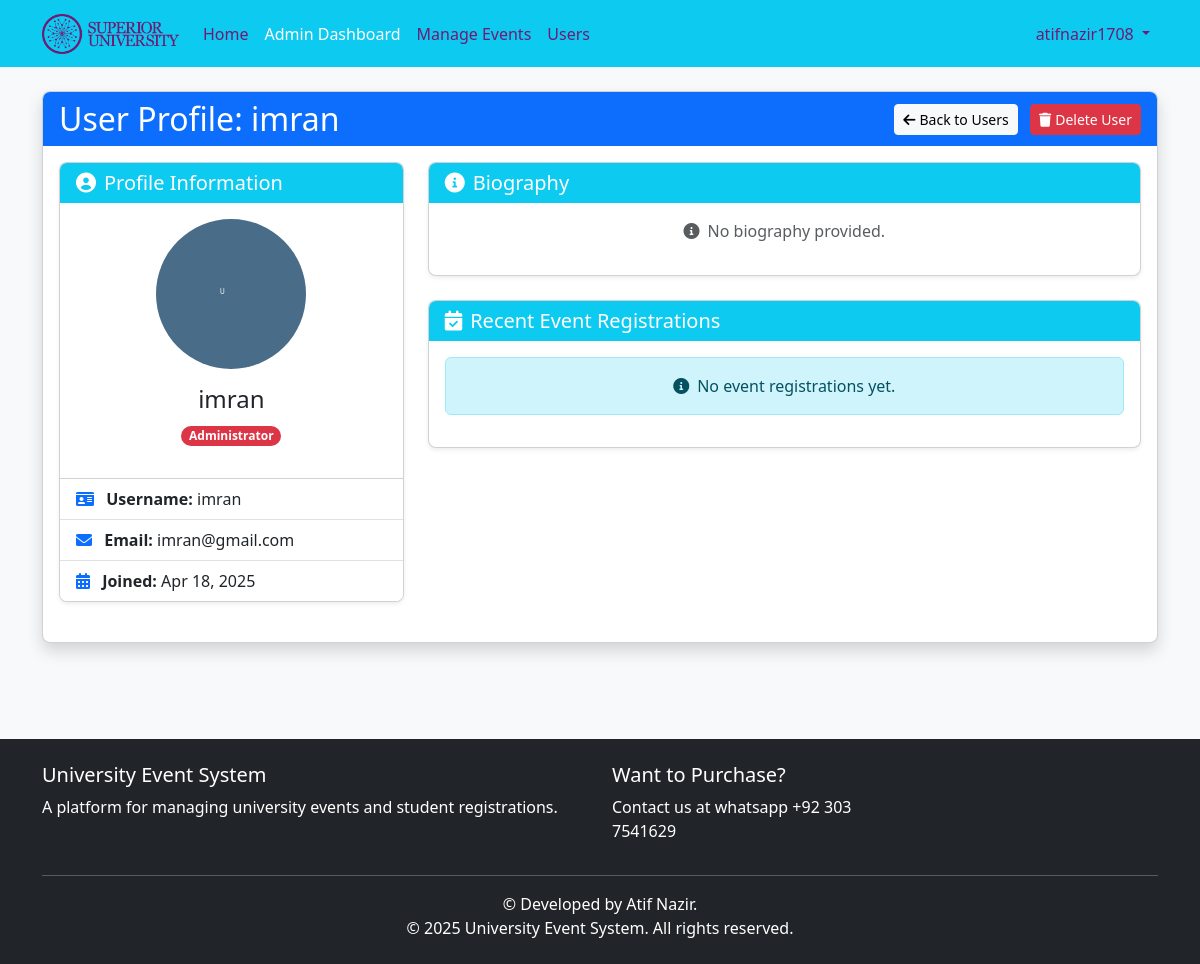
Page /admin/users/3 (signed in) on the committed database.
### app/models.py (models this page shows, shortened)
class User(db.Model, UserMixin):
    id = db.Column(db.Integer, primary_key=True)
    username = db.Column(db.String(64), unique=True, nullable=False)
    full_name = db.Column(db.String(100), nullable=True)  # New field for full name
    email = db.Column(db.String(120), unique=True, nullable=False)
    password_hash = db.Column(db.String(128), nullable=False)
    role = db.Column(db.String(20), nullable=False, default='student')
    student_id = db.Column(db.String(100), nullable=True)  # New field for student ID
    profile_image = db.Column(db.String(200), nullable=True)  # New field for profile picture URL
    department = db.Column(db.String(100), nullable=True)  # Department
    bio = db.Column(db.String(500), nullable=True)  # Optional bio field
    created_at = db.Column(db.DateTime, default=datetime.utcnow)
    registrations = db.relationship('Registration', backref='user', lazy=True)
    def is_admin(self):
        return self.role == 'admin'

### app/routes/admin.py (the view)
@admin.route('/users/<int:user_id>')
@admin_required
def user_details(user_id):
    user = User.query.get_or_404(user_id)
    registrations = Registration.query.filter_by(user_id=user_id).\
        join(Event, Registration.event_id == Event.id).\
        order_by(Registration.registered_at.desc()).limit(5).all()
    now = datetime.utcnow()
    return render_template('admin/user_details.html',
                          title=f'User Profile: {user.username}',
                          user=user,
                          registrations=registrations,
                          now=now)

### app/models.py (called while the page is built)
@login_manager.user_loader
def load_user(user_id):
    return User.query.get(int(user_id))

### app/routes/admin.py (called while the page is built)
def get_new_registration_count():
    return Registration.query.filter_by(admin_viewed=False).count()

@admin.context_processor
def inject_new_registration_count():
    if current_user.is_authenticated and current_user.is_admin():
        return {'new_registration_count': get_new_registration_count()}
    return {'new_registration_count': 0}

### app/utils/helpers.py (called while the page is built)
def admin_required(f):
    @wraps(f)  # Add this line to preserve the original function name
    def decorated_function(*args, **kwargs):
        if not current_user.is_admin():
            abort(403)  # Forbidden if not an admin
        return f(*args, **kwargs)
    return decorated_function

### app/templates/admin/user_details.html (shortened to what this page needs)
{% extends "base.html" %}
{% block content %}
<div class="row mb-4">
    <div class="col-md-12">
        <div class="card shadow">
            <div class="card-header bg-primary text-white d-flex justify-content-between align-items-center">
                <h2 class="card-title mb-0">User Profile: {{ user.username }}</h2>
                <div>
                    <a href="{{ url_for('admin.users') }}" class="btn btn-light btn-sm me-2">
                        <i class="fas fa-arrow-left me-1"></i>Back to Users
                    </a>
                    {% if user.id != current_user.id %}
                    <button type="button" class="btn btn-danger btn-sm" data-bs-toggle="modal" data-bs-target="#deleteUserModal">
                        <i class="fas fa-trash me-1"></i>Delete User
                    </button>
                    {% endif %}
                </div>
            </div>
            <div class="card-body">
                <div class="row">
                    <div class="col-md-4">
                        <div class="card shadow-sm mb-4">
                            <div class="card-header bg-info text-white">
                                <h5 class="mb-0"><i class="fas fa-user-circle me-2"></i>Profile Information</h5>
                            </div>
                            <div class="card-body text-center">
                                <img src="{{ url_for('static', filename='profile_pics/' + (user.profile_image or 'default.jpg')) }}"
                                     alt="{{ user.username }}'s profile"
                                     class="img-fluid rounded-circle mb-3"
                                     style="width: 150px; height: 150px; object-fit: cover;">
                                <h4>{{ user.full_name or user.username }}</h4>
                                <p class="text-muted">
                                    {% if user.role == 'admin' %}
                                        <span class="badge bg-danger rounded-pill">Administrator</span>
                                    {% else %}
                                        <span class="badge bg-primary rounded-pill">Student</span>
                                    {% endif %}
                                </p>
                            </div>
                            <ul class="list-group list-group-flush">
                                <li class="list-group-item">
                                    <i class="fas fa-id-card me-2 text-primary"></i>
                                    <strong>Username:</strong> {{ user.username }}
                                </li>
                                <li class="list-group-item">
                                    <i class="fas fa-envelope me-2 text-primary"></i>
                                    <strong>Email:</strong> {{ user.email }}
                                </li>
                                <li class="list-group-item">
                                    <i class="fas fa-calendar-alt me-2 text-primary"></i>
                                    <strong>Joined:</strong> {{ user.created_at.strftime('%b %d, %Y') }}
                                </li>
                            </ul>
                        </div>
                    </div>
                    <div class="col-md-8">
                        <div class="card shadow-sm mb-4">
                            <div class="card-header bg-info text-white">
                                <h5 class="mb-0"><i class="fas fa-info-circle me-2"></i>Biography</h5>
                            </div>
                            <div class="card-body">
                                {% if user.bio %}
                                    <p>{{ user.bio }}</p>
                                {% else %}
                                    <p class="text-muted text-center">
                                        <i class="fas fa-info-circle me-2"></i>No biography provided.
                                    </p>
                                {% endif %}
                            </div>
                        </div>
                        <div class="card shadow-sm">
                            <div class="card-header bg-info text-white">
                                <h5 class="mb-0"><i class="fas fa-calendar-check me-2"></i>Recent Event Registrations</h5>
                            </div>
                            <div class="card-body">
                                {% if registrations %}
                                    <div class="table-responsive">
                                        <table class="table table-hover">
                                            <thead>
                                                <tr>
                                                    <th>Event</th>
                                                    <th>Date</th>
                                                    <th>Registered On</th>
                                                    <th>Status</th>
                                                </tr>
                                            </thead>
                                            <tbody>
                                                {% for registration in registrations %}
                                                <tr>
                                                    <td>
                                                        <a href="{{ url_for('admin.event_registrations', event_id=registration.event.id) }}">
                                                            {{ registration.event.title }}
                                                        </a>
                                                    </td>
                                                    <td>{{ registration.event.date.strftime('%b %d, %Y %H:%M') }}</td>
                                                    <td>{{ registration.registered_at.strftime('%b %d, %Y %H:%M') }}</td>
                                                    <td>
                                                        {% if registration.attended %}
                                                            <span class="badge bg-success rounded-pill">Attended</span>
                                                        {% else %}
                                                            {% if registration.event.date > now %}
                                                                <span class="badge bg-warning rounded-pill">Upcoming</span>
                                                            {% else %}
                                                                <span class="badge bg-secondary rounded-pill">Did Not Attend</span>
                                                            {% endif %}
                                                        {% endif %}
                                                    </td>
                                                </tr>
                                                {% endfor %}
                                            </tbody>
                                        </table>
                                    </div>
                                    <div class="text-center mt-3">
                                        <a href="#" class="btn btn-outline-primary btn-sm">
                                            <i class="fas fa-list me-1"></i>View All Registrations
                                        </a>
                                    </div>
                                {% else %}
                                    <div class="alert alert-info text-center">
                                        <i class="fas fa-info-circle me-2"></i>No event registrations yet.
                                    </div>
                                {% endif %}
                            </div>
                        </div>
                    </div>
                </div>
            </div>
        </div>
    </div>
</div>
{% endblock %}

### app/templates/base.html (shortened to what this page needs)
<!DOCTYPE html>
<html lang="en">
<head>
    <link href="https://cdn.jsdelivr.net/npm/bootstrap@5.3.0/dist/css/bootstrap.min.css" rel="stylesheet">
    <link href="https://cdnjs.cloudflare.com/ajax/libs/font-awesome/6.0.0/css/all.min.css" rel="stylesheet">
    <link rel="stylesheet" href="https://cdn.jsdelivr.net/npm/flatpickr/dist/flatpickr.min.css">
    <link rel="stylesheet" href="{{ url_for('static', filename='css/style.css') }}">
    <link rel="stylesheet" href="{{ url_for('static', filename='css/notification.css') }}">
</head>
<body>
    <header>
        <nav class="navbar navbar-expand-lg navbar-dark">
            <div class="container">
                <a class="navbar-brand" href="{{ url_for('main.home') }}">
                    <img src="{{ url_for('static', filename='images/university_logo.png') }}"
                         alt=""
                         height="40"
                         class="d-inline-block align-text-top"
                         onerror="this.style.display='none'; document.getElementById('brand-text').style.display='inline';">
                </a>
                <div class="collapse navbar-collapse" id="navbarNav">
                    <ul class="navbar-nav me-auto">
                        <li class="nav-item">
                            <a class="nav-link {% if request.endpoint == 'main.home' %}active{% endif %}" href="{{ url_for('main.home') }}">Home</a>
                        </li>
                        {% if current_user.is_authenticated %}
                            {% if current_user.is_admin() %}
                                <li class="nav-item">
                                    <a class="nav-link {% if request.endpoint.startswith('admin.') %}active{% endif %}" href="{{ url_for('admin.dashboard') }}">Admin Dashboard</a>
                                </li>
                                <li class="nav-item">
                                    <a class="nav-link {% if request.endpoint == 'admin.events' %}active{% endif %}" href="{{ url_for('admin.events') }}">Manage Events</a>
                                </li>
                                <li class="nav-item">
                                    <a class="nav-link {% if request.endpoint == 'admin.users' %}active{% endif %}" href="{{ url_for('admin.users') }}">Users</a>
                                </li>
                            {% endif %}
                        {% endif %}
                    </ul>
                    <ul class="navbar-nav">
                        {% if current_user.is_authenticated %}
                            <li class="nav-item dropdown">
                                <a class="nav-link dropdown-toggle" href="#" id="navbarDropdown" role="button" data-bs-toggle="dropdown" aria-expanded="false">
                                    {{ current_user.username }}
                                </a>
                            </li>
                        {% endif %}
                    </ul>
                </div>
            </div>
        </nav>
    </header>
    <main class="container py-4">
        {% block content %}{% endblock %}
    </main>
    <footer class="bg-dark text-white mt-5 py-4">
        <div class="container">
            <div class="row">
                <div class="col-md-6">
                    <h5>University Event System</h5>
                    <p>A platform for managing university events and student registrations.</p>
                </div>
                <div class="col-md-3">
                    <h5>Want to Purchase?</h5>
                    <p>Contact us at whatsapp +92 303 7541629</p>
                </div>
            </div>
            <hr>
            <div class="text-center">
                <p class="mb-0">&copy; Developed by Atif Nazir.</p>
                <p class="mb-0">&copy; {{ year }} University Event System. All rights reserved.</p>
            </div>
        </div>
    </footer>
</body>
</html>

### app/static/css/style.css (style rules this page uses)
body { background-color: #f8f9fa; font-family: 'Segoe UI', Tahoma, Geneva, Verdana, sans-serif; }
.navbar-brand { font-weight: 600; }
.card { border-radius: 0.5rem; overflow: hidden; transition: transform 0.3s ease, box-shadow 0.3s ease; }
.card-header { border-bottom: none; }
.btn { border-radius: 0.25rem; }
footer { margin-top: 2rem; }

### app/templates/base.html (style rules this page uses)
header nav.navbar { background-color: #007BFF; }
.navbar-nav .nav-link { color: #701A73 !important; }
.navbar-nav .nav-link.active { color: #ffffff !important; }
.navbar-brand { color: #ffffff; }
.navbar { background-color: #0DCAF0 !important; }

### rows in the picture
User: username "atifnazir1708"
User: username "imran", full_name+username "imran", email "imran@gmail.com", created_at "Apr 18, 2025"
